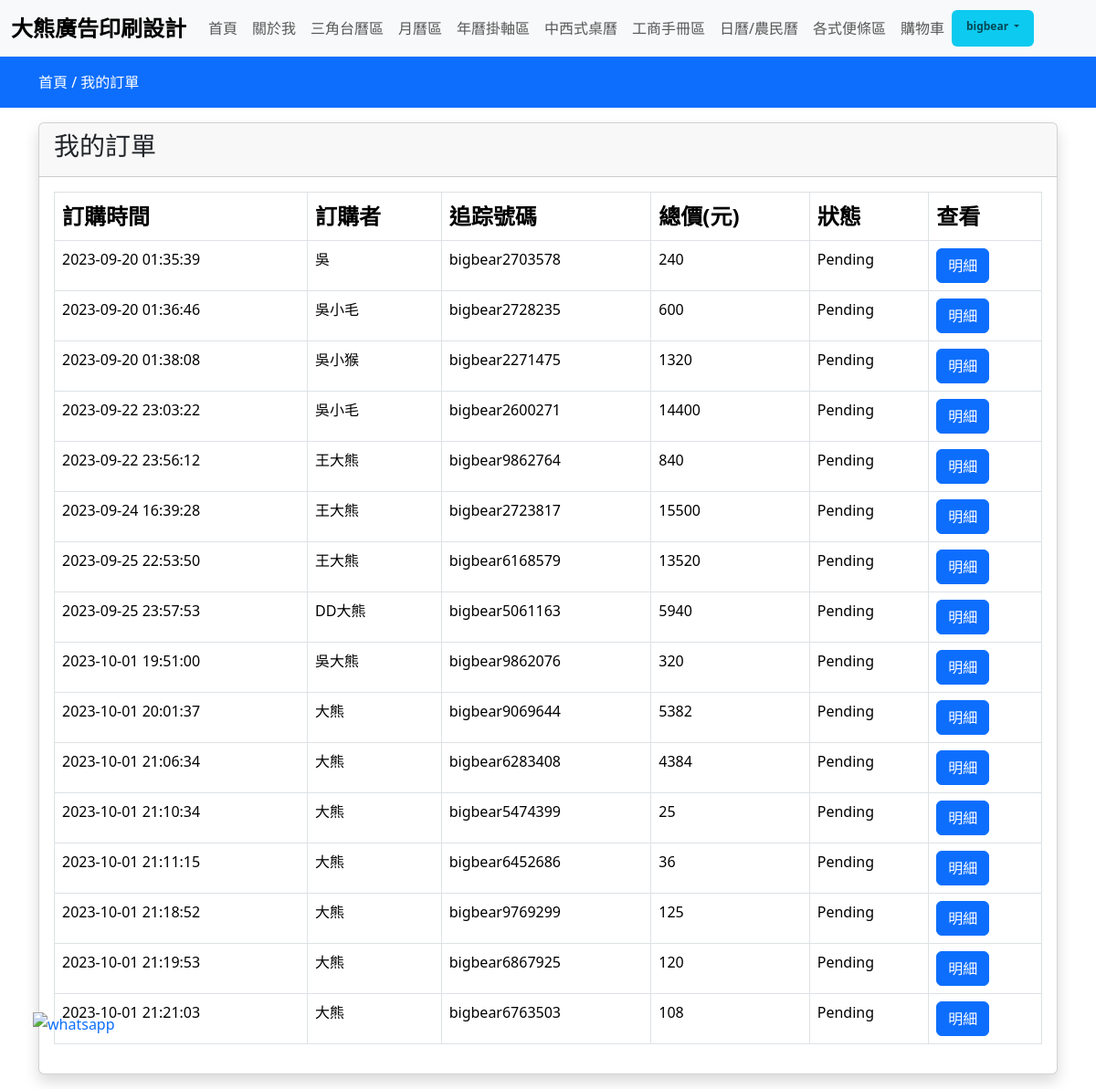
The page /my-orders (signed in) on the database as committed earlier.
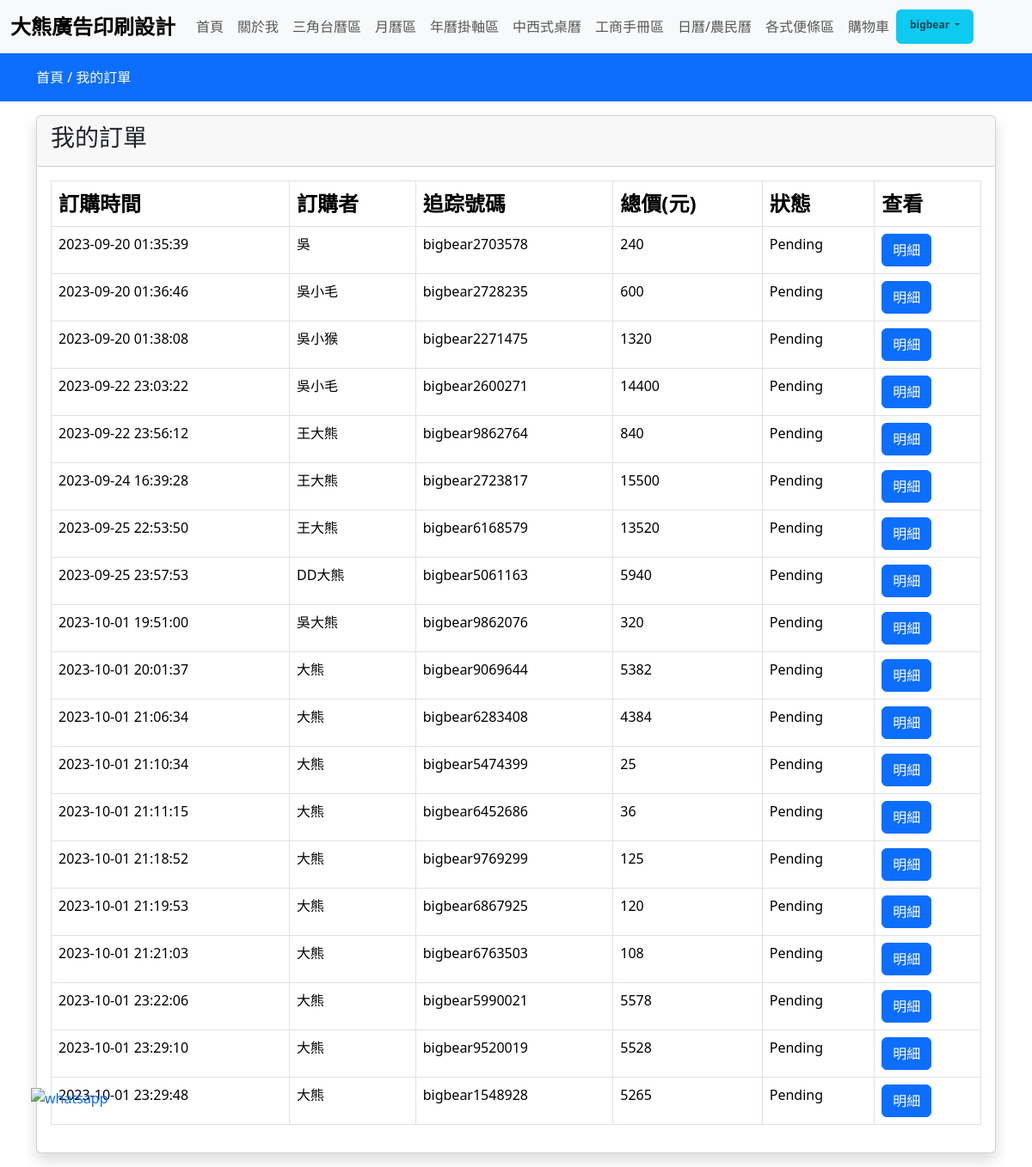
The same page on the database as committed later.
### store/models.py (models this page shows, shortened)
class Order(models.Model):
  user = models.ForeignKey(User,on_delete=models.CASCADE)
  fname = models.CharField(max_length=150,null=False)
  email = models.CharField(max_length=150,null=False)
  phone = models.CharField(max_length=150,null=False)
  uniNumber = models.CharField(max_length=10, null=False)
  address = models.TextField(null=False)
  city = models.CharField(max_length=150,null=False)
  pincode = models.CharField(max_length=150,null=False)
  total_price = models.FloatField(null=False)
  payment_mode = models.CharField(max_length=150,null=False)
  payment_id = models.CharField(max_length=250,null=True)
  orderstatus = (
    ('Pending','Pending'),
    ('Out For Shipping','Out For Shipping'),
    ('Completed','Completed'),
  )
  status = models.CharField(max_length=150,choices=orderstatus,default='Pending')
  message = models.TextField(max_length=150,null=True)
  tracking_no = models.CharField(max_length=150,null=True)
  created_at = models.DateTimeField(auto_now_add=True)
  updated_at = models.DateTimeField(auto_now=True)

### store/controller/order.py (the view)
# urls.py: path('my-orders', order.index,name="myorders"),
def index(request):
  if request.user.is_superuser:
    orders = Order.objects.all
  else:
    orders = Order.objects.filter(user=request.user)
  context = { 'orders': orders}
  return render(request, "store/orders/index.html",context)

### store/templates/store/orders/index.html
{% extends 'store/layouts/main.html' %}
{% block content %}
  <div class="py-3 bg-primary">
    <div class="container">
      <a href="{% url 'home' %}" class="text-white">首頁 /</a>
      <a href="{% url 'myorders' %}" class="text-white">我的訂單</a>
    </div>
  </div>
  <div class="container my-3">
    <div class="row">
      <div class="col-md-12">
        <div class="card shadow">
          <div class="card-header">
            <h3>我的訂單</h3>
          </div>
          <div class="card-body">
            <table class="table table-bordered">
              <thead>
                <tr class="fs-4">
                  <th>訂購時間</th>
                  <th>訂購者</th>
                  <th>追踪號碼</th>
                  <th>總價(元)</th>
                  <th>狀態</th>
                  <th>查看</th>
                </tr>
              </thead>
              <tbody>
                {% if orders %}
                  {% for item in orders %}
                    <tr>
                      <td>{{ item.created_at|date:"Y-m-d H:i:s" }}</td>
                      <td>{{ item.fname }}</td>
                      <td>{{ item.tracking_no }}</td>
                      <td>{{ item.total_price|stringformat:'d' }}</td>
                      <td>{{ item.status }}</td>
                      <td>
                        <a href="{% url 'orderview' item.tracking_no %}" class="btn btn-primary">明細</a>
                      </td>
                    </tr>
                  {% endfor %}
                {% else %}
                <tr>
                  <td colspan="5" class="fs-4 text-center fw-semibold text-danger">沒有任何訂單記錄</td>
                </tr>
                {% endif %}
              </tbody>
            </table>
          </div>
        </div>
      </div>
    </div>
  </div>
{% endblock content %}

Rows that differ between the two databases and show on the page:
added Order: created_at "2023-10-01 23:22:06", fname "大熊", tracking_no "bigbear5990021", total_price "5578", status "Pending"
added Order: created_at "2023-10-01 23:29:10", fname "大熊", tracking_no "bigbear9520019", total_price "5528", status "Pending"
added Order: created_at "2023-10-01 23:29:48", fname "大熊", tracking_no "bigbear1548928", total_price "5265", status "Pending"
